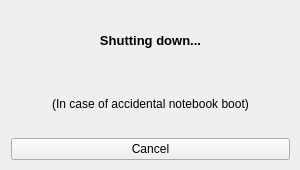
<?xml version="1.0" encoding="UTF-8"?>
<ui version="4.0">
 <class>AutoShutdownClass</class>
 <widget class="QWidget" name="AutoShutdownClass">
  <property name="windowModality">
   <enum>Qt::WindowModal</enum>
  </property>
  <property name="geometry">
   <rect>
    <x>0</x>
    <y>0</y>
    <width>300</width>
    <height>170</height>
   </rect>
  </property>
  <property name="focusPolicy">
   <enum>Qt::StrongFocus</enum>
  </property>
  <property name="windowTitle">
   <string>iDidNotPressPower</string>
  </property>
  <property name="autoFillBackground">
   <bool>true</bool>
  </property>
  <widget class="QWidget" name="verticalLayoutWidget">
   <property name="geometry">
    <rect>
     <x>0</x>
     <y>0</y>
     <width>301</width>
     <height>171</height>
    </rect>
   </property>
   <layout class="QVBoxLayout" name="verticalLayout">
    <item>
     <widget class="QLabel" name="label">
      <property name="font">
       <font>
        <pointsize>10</pointsize>
        <weight>75</weight>
        <bold>true</bold>
       </font>
      </property>
      <property name="text">
       <string>Shutting down...</string>
      </property>
      <property name="alignment">
       <set>Qt::AlignCenter</set>
      </property>
     </widget>
    </item>
    <item>
     <widget class="QLabel" name="label_2">
      <property name="text">
       <string>(In case of accidental notebook boot)</string>
      </property>
      <property name="alignment">
       <set>Qt::AlignCenter</set>
      </property>
     </widget>
    </item>
    <item>
     <widget class="QPushButton" name="pushButton">
      <property name="text">
       <string>Cancel</string>
      </property>
     </widget>
    </item>
   </layout>
  </widget>
 </widget>
 <layoutdefault spacing="6" margin="11"/>
 <resources/>
 <connections>
  <connection>
   <sender>pushButton</sender>
   <signal>clicked()</signal>
   <receiver>AutoShutdownClass</receiver>
   <slot>OnCancel()</slot>
   <hints>
    <hint type="sourcelabel">
     <x>110</x>
     <y>155</y>
    </hint>
    <hint type="destinationlabel">
     <x>110</x>
     <y>84</y>
    </hint>
   </hints>
  </connection>
 </connections>
 <slots>
  <signal>signal1()</signal>
  <slot>OnCancel()</slot>
 </slots>
</ui>
